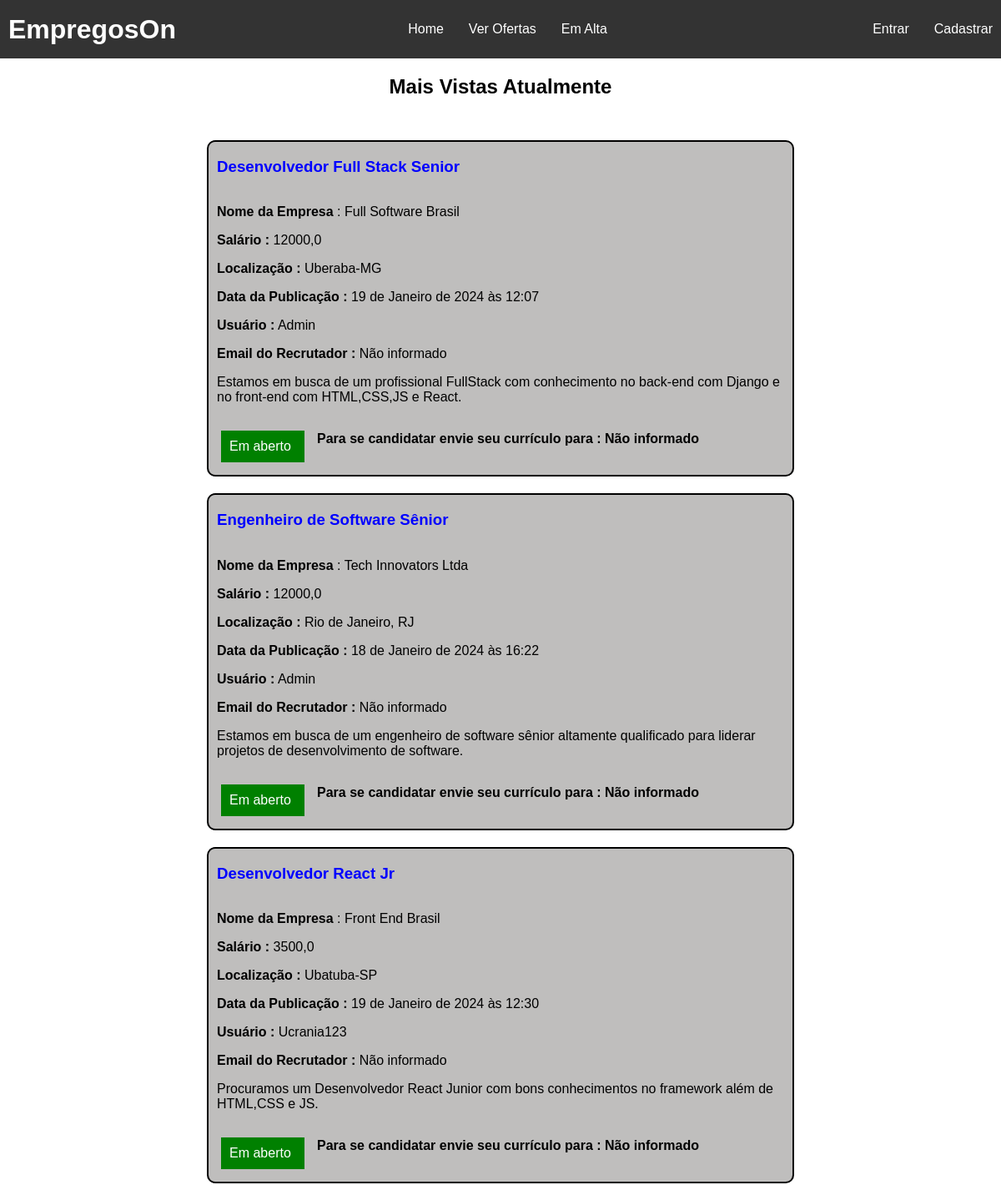
Page /popular_offers/ (upper part) on the earlier database version.
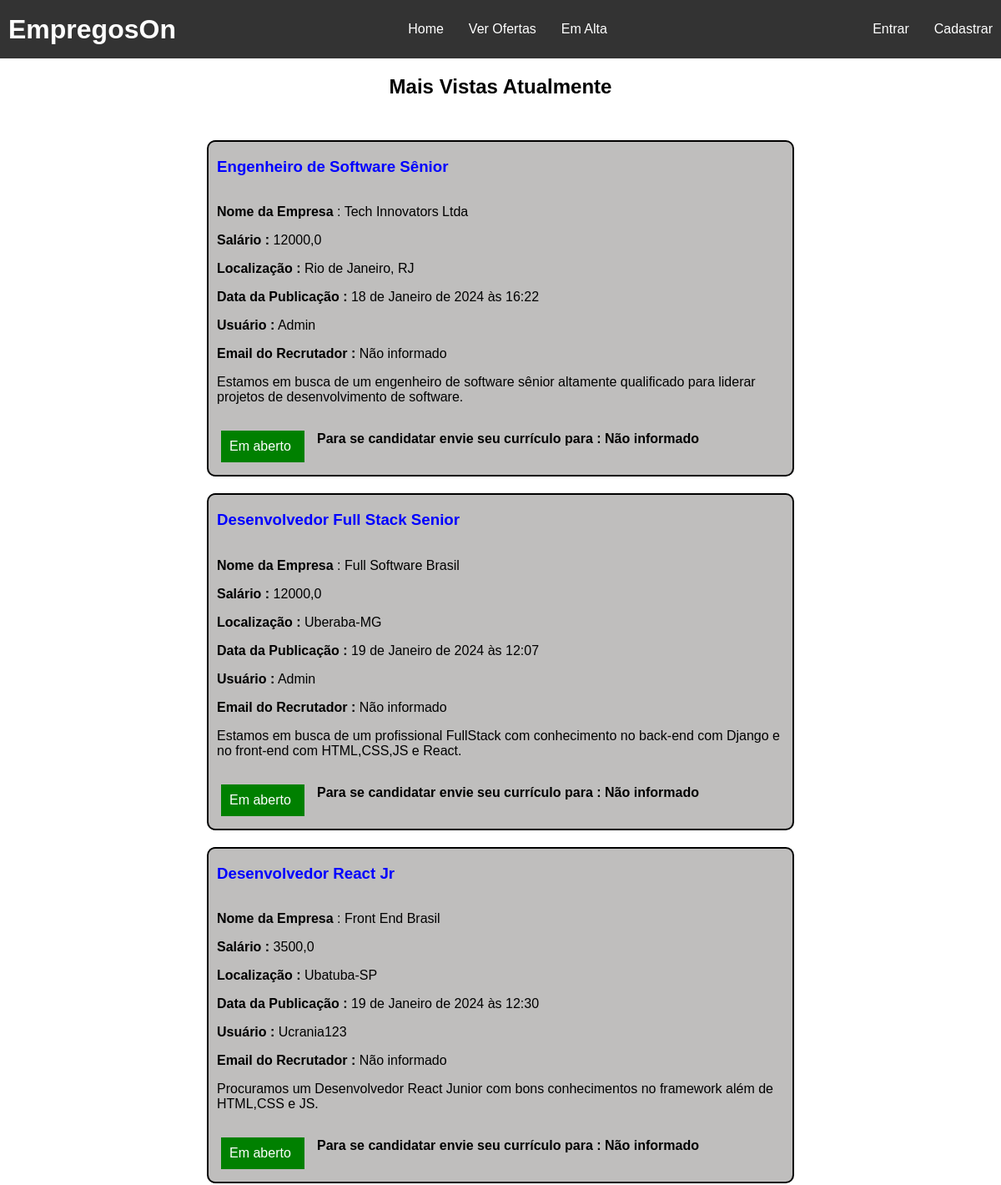
Same page on the later database version.
### jobs/models.py (models this page shows, shortened)
class JobOffer(models.Model):
    title = models.CharField(max_length=100)
    description = models.TextField()
    organization_name = models.CharField(max_length=100)
    location = models.CharField(max_length=100)
    publication_date = models.DateTimeField(auto_now_add=True)  # Adicionará automaticamente a data e hora ao campo
    offer_requirements = models.CharField(max_length=300)
    employment_type = models.CharField(max_length=100)
    salary = models.FloatField(default="Não informado")  # define que por padrão o campo é não informado
    organization_description = models.TextField()
    autor = models.ForeignKey(User, on_delete=models.PROTECT, related_name='car_user', editable=False, default=1)
    recruiter_email = models.EmailField(editable=False)
    number_of_views = models.IntegerField(default=0, editable=False)

### jobs/views.py (the view)
# urls.py: path('popular_offers/', PopularOffers.as_view(), name='popular_offers'),
class PopularOffers(ListView):
    template_name = 'popular_offers.html'
    model = JobOffer
    def get_queryset(self):
        queryset = super().get_queryset()
        queryset = queryset.order_by('-number_of_views')[0:10]  # Captura as 10 offers mais visualizadas
        return queryset

### jobs/templates/popular_offers.html
{% extends 'base.html' %}
{% block styles %}
    {{ block.super }}
    {% load static %}
    <link rel="stylesheet" type="text/css" href="{% static 'css/job_list.css' %}">
{% endblock %}
{% block content %}
    <main>
        <h2 class="title-offer-page">Mais Vistas Atualmente</h2>
        <section class="section-content">
            {% if object_list %}
                {% for offer in object_list %}
                    <div class="offer-grid">
                        <h3 class="offer-title">{{ offer.title }}</h3>
                        <p class="p-offer"><strong>Nome da Empresa</strong> : {{ offer.organization_name }}</p>
                        <p class="p-offer"><strong>Salário :</strong> {{ offer.salary }}</p>
                        <p class="p-offer"><strong>Localização :</strong> {{ offer.location }}</p>
                        <p class="p-offer"><strong>Data da Publicação :</strong> {{ offer.publication_date }}</p>
                        <p class="p-offer"><strong>Usuário :</strong> {{ offer.autor|capfirst }}</p>
                        <p class="p-offer"><strong>Email do Recrutador :</strong> {{ offer.recruiter_email }}</p>
                        <p class="p-description"> {{ offer.description }}</p>
                        <div class="btn-joblist-container">
                            <a class="btn-status" href="/">Em aberto</a>
                            <p class="email-text">Para se candidatar envie seu currículo para : {{ offer.recruiter_email }}</p>
                        </div>
                    </div>
                {% endfor %}
            {% else %}
                    <p class="job-list-advice-null">Nenhum resultado encontrado.</p>
            {% endif %}
        </section>
    </main>
{% endblock %}

Differences in the rows shown:
changed JobOffer "Engenheiro de Software Sênior": moves up the list
